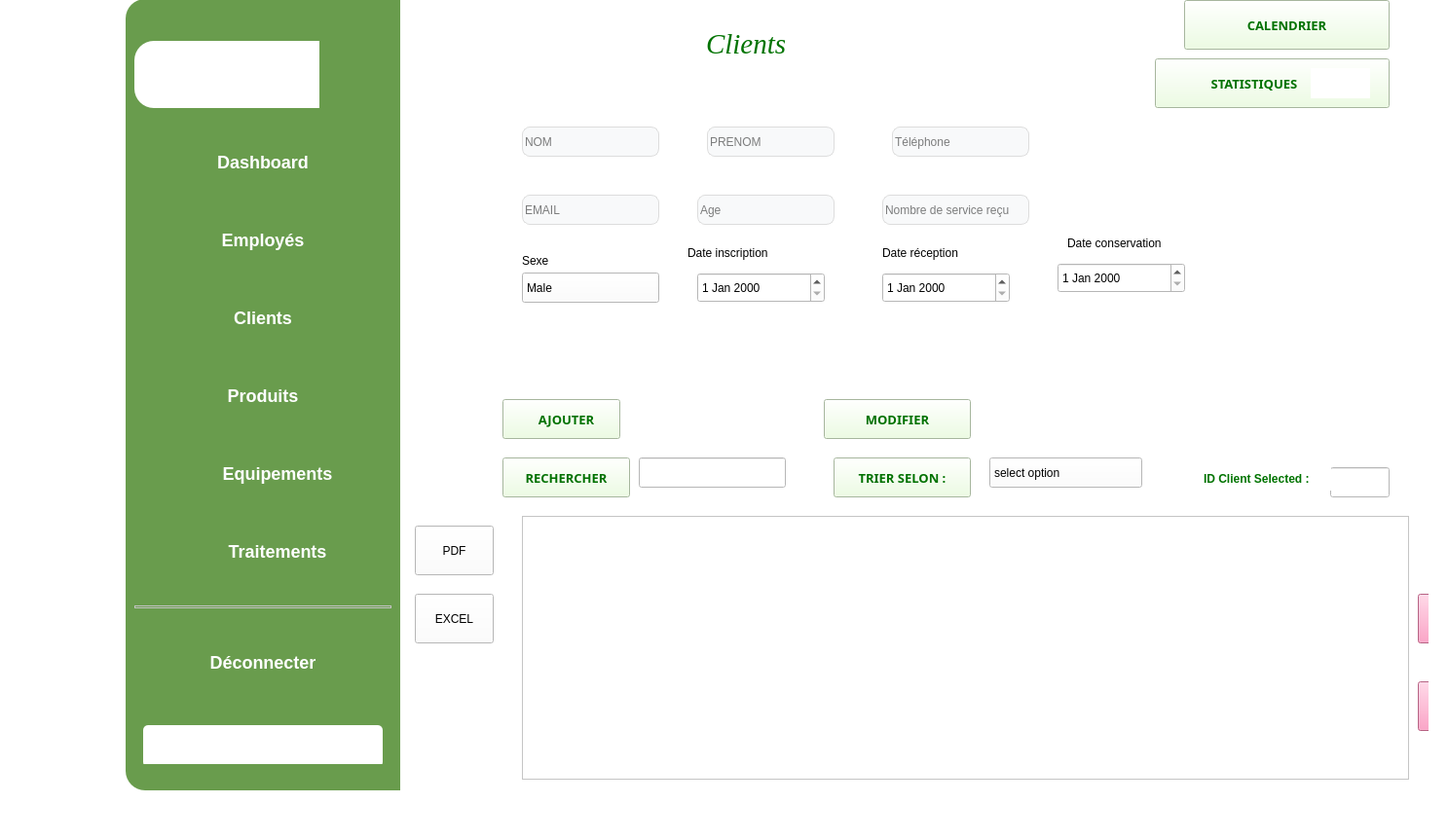
<?xml version="1.0" encoding="UTF-8"?>
<ui version="4.0">
 <class>MainWindow</class>
 <widget class="QMainWindow" name="MainWindow">
  <property name="geometry">
   <rect>
    <x>0</x>
    <y>0</y>
    <width>1487</width>
    <height>863</height>
   </rect>
  </property>
  <property name="windowTitle">
   <string>MainWindow</string>
  </property>
  <property name="styleSheet">
   <string notr="true">background-color: rgb(255, 255, 255);</string>
  </property>
  <widget class="QWidget" name="centralwidget">
   <widget class="QWidget" name="main_menu" native="true">
    <property name="geometry">
     <rect>
      <x>366</x>
      <y>-10</y>
      <width>1101</width>
      <height>831</height>
     </rect>
    </property>
    <property name="font">
     <font>
      <family>Arial</family>
      <pointsize>13</pointsize>
      <weight>75</weight>
      <bold>true</bold>
     </font>
    </property>
    <property name="styleSheet">
     <string notr="true">#info_frame QLabel,
#info_frame QLineEdit,
#info_frame QComboBox,
#function_frame QPushButton,
QHeaderView::section {
    font-family: 'Segoe UI Semibold';
    font-size: 12px;
}

/* Styles for input fields and combo boxes inside info_frame */
#info_frame QLineEdit,
#info_frame QComboBox {
    padding: 4px 5px;
    border: 1px solid #838383;
    border-radius: 2px;
}

/* Focus styles for input fields and combo boxes */
#info_frame QLineEdit:focus,
#info_frame QComboBox:focus {
    border-color: #0055ff;
}


QComboBox::drop-down{
background:transparent;
border:none;
margin-right:5px;
}


#result_frame{
border-radius:5px;
background-color:#fff;
}

QTableWidget{
border-radius:3px;
border: 1px solid #f0f0f0;
}


QHeaderView::section{
border:none;
border-bottom: 1px solid #d0c6ff;
text-align:left;
padding: 3px 5px;

}

QTableWidget::item{
border-bottom:1px solid #d0c6ff;
color:#000;
padding-left:3px;
}


#function_frame QPushButton {
    font-size: 14px;
    padding: 5px 10px;
    border: 2px solid #f0f0f0;
    border-radius: 5px;
    background-color: #84a8f7;
}


/*#function_frame#delete_btn{
background-color:#ff8183;
}*/

#function_frame QPushButton:hover{
border-color:#4c96f7;
font-size:15px;
}

#function_frame#delete_btn:hover {
border-color:#dc004;
}



#delete_btn {
    background-color: #ff0000; /* Default background color */
    color: white; /* Text color */
    border-radius: 5px; /* Rounded corners */
    padding: 5px 10px; /* Padding for the button */
}

#delete_btn:hover {
    background-color: #dc0003; /* Change background on hover */
}



</string>
    </property>
    <layout class="QVBoxLayout" name="verticalLayout_5">
     <item>
      <widget class="QStackedWidget" name="stackedWidget">
       <property name="font">
        <font>
         <family>Segoe UI Black</family>
         <weight>75</weight>
         <bold>true</bold>
        </font>
       </property>
       <property name="styleSheet">
        <string notr="true"/>
       </property>
       <property name="currentIndex">
        <number>0</number>
       </property>
       <widget class="QWidget" name="messages_page">
        <property name="font">
         <font>
          <pointsize>12</pointsize>
         </font>
        </property>
        <widget class="QWidget" name="widget_9" native="true">
         <property name="geometry">
          <rect>
           <x>20</x>
           <y>10</y>
           <width>1121</width>
           <height>821</height>
          </rect>
         </property>
         <property name="styleSheet">
          <string notr="true">QWidget#widget_8{

    position: absolute;
    width: 3389.75px;
    height: 2997.84px;
    left: 2152.95px;
    top: 895.79px;
   
	background-color: rgba(114, 192, 78, 50);
    border: 5px solid;
	border-color: rgba(114, 192, 78, 70);

    border-radius: 30.5383px;
}</string>
         </property>
         <widget class="QLineEdit" name="nom">
          <property name="geometry">
           <rect>
            <x>150</x>
            <y>130</y>
            <width>141</width>
            <height>31</height>
           </rect>
          </property>
          <property name="styleSheet">
           <string notr="true">QWidget {
    border-radius: 8px;
    background-color: #f8f9fa; /* Light grey background */
    border: 1px solid #ddd; /* Light border */
}
</string>
          </property>
          <property name="text">
           <string/>
          </property>
          <property name="placeholderText">
           <string>NOM</string>
          </property>
         </widget>
         <widget class="QLineEdit" name="idCl">
          <property name="geometry">
           <rect>
            <x>830</x>
            <y>580</y>
            <width>141</width>
            <height>31</height>
           </rect>
          </property>
          <property name="styleSheet">
           <string notr="true">QWidget {
    border-radius: 8px;
    background-color: #f8f9fa; /* Light grey background */
    border: 1px solid #ddd; /* Light border */
}
</string>
          </property>
          <property name="text">
           <string/>
          </property>
          <property name="placeholderText">
           <string>IDCl</string>
          </property>
         </widget>
         <widget class="QLineEdit" name="prnom">
          <property name="geometry">
           <rect>
            <x>340</x>
            <y>130</y>
            <width>131</width>
            <height>31</height>
           </rect>
          </property>
          <property name="styleSheet">
           <string notr="true">QWidget {
    border-radius: 8px;
    background-color: #f8f9fa; /* Light grey background */
    border: 1px solid #ddd; /* Light border */
}
</string>
          </property>
          <property name="text">
           <string/>
          </property>
          <property name="placeholderText">
           <string>PRENOM</string>
          </property>
         </widget>
         <widget class="QLineEdit" name="mail">
          <property name="geometry">
           <rect>
            <x>150</x>
            <y>200</y>
            <width>141</width>
            <height>31</height>
           </rect>
          </property>
          <property name="styleSheet">
           <string notr="true">QWidget {
    border-radius: 8px;
    background-color: #f8f9fa; /* Light grey background */
    border: 1px solid #ddd; /* Light border */
}
</string>
          </property>
          <property name="text">
           <string/>
          </property>
          <property name="placeholderText">
           <string>EMAIL</string>
          </property>
         </widget>
         <widget class="QLineEdit" name="nbrphone">
          <property name="geometry">
           <rect>
            <x>530</x>
            <y>130</y>
            <width>141</width>
            <height>31</height>
           </rect>
          </property>
          <property name="styleSheet">
           <string notr="true">QWidget {
    border-radius: 8px;
    background-color: #f8f9fa; /* Light grey background */
    border: 1px solid #ddd; /* Light border */
}
</string>
          </property>
          <property name="text">
           <string/>
          </property>
          <property name="placeholderText">
           <string>Téléphone</string>
          </property>
         </widget>
         <widget class="QLineEdit" name="age">
          <property name="geometry">
           <rect>
            <x>330</x>
            <y>200</y>
            <width>141</width>
            <height>31</height>
           </rect>
          </property>
          <property name="styleSheet">
           <string notr="true">QWidget {
    border-radius: 8px;
    background-color: #f8f9fa; /* Light grey background */
    border: 1px solid #ddd; /* Light border */
}
</string>
          </property>
          <property name="text">
           <string/>
          </property>
          <property name="placeholderText">
           <string>Age</string>
          </property>
         </widget>
         <widget class="QTableView" name="tableView">
          <property name="geometry">
           <rect>
            <x>150</x>
            <y>530</y>
            <width>911</width>
            <height>271</height>
           </rect>
          </property>
         </widget>
         <widget class="QLineEdit" name="nb_service_recu">
          <property name="geometry">
           <rect>
            <x>520</x>
            <y>200</y>
            <width>151</width>
            <height>31</height>
           </rect>
          </property>
          <property name="styleSheet">
           <string notr="true">QWidget {
    border-radius: 8px;
    background-color: #f8f9fa; /* Light grey background */
    border: 1px solid #ddd; /* Light border */
}
</string>
          </property>
          <property name="text">
           <string/>
          </property>
          <property name="placeholderText">
           <string>Nombre de service reçu</string>
          </property>
         </widget>
         <widget class="QComboBox" name="comboBox">
          <property name="geometry">
           <rect>
            <x>630</x>
            <y>470</y>
            <width>157</width>
            <height>31</height>
           </rect>
          </property>
          <item>
           <property name="text">
            <string>select option</string>
           </property>
          </item>
          <item>
           <property name="text">
            <string>Prenom</string>
           </property>
          </item>
          <item>
           <property name="text">
            <string>Id_Client</string>
           </property>
          </item>
          <item>
           <property name="text">
            <string>Ancienneté</string>
           </property>
          </item>
         </widget>
         <widget class="QLineEdit" name="search_bar">
          <property name="geometry">
           <rect>
            <x>270</x>
            <y>470</y>
            <width>151</width>
            <height>31</height>
           </rect>
          </property>
         </widget>
         <widget class="QPushButton" name="excel">
          <property name="geometry">
           <rect>
            <x>1070</x>
            <y>700</y>
            <width>71</width>
            <height>51</height>
           </rect>
          </property>
          <property name="styleSheet">
           <string notr="true">background-color: rgb(255, 137, 184);</string>
          </property>
          <property name="text">
           <string>EXCEL</string>
          </property>
          <property name="icon">
           <iconset>
            <normaloff>../../../crud yassine/Atelier_Connexion/im/picture_as_pdf_24dp_5F6368_FILL0_wght400_GRAD0_opsz24.png</normaloff>../../../crud yassine/Atelier_Connexion/im/picture_as_pdf_24dp_5F6368_FILL0_wght400_GRAD0_opsz24.png</iconset>
          </property>
         </widget>
         <widget class="QPushButton" name="pdf">
          <property name="geometry">
           <rect>
            <x>1070</x>
            <y>610</y>
            <width>71</width>
            <height>51</height>
           </rect>
          </property>
          <property name="styleSheet">
           <string notr="true">background-color: rgb(255, 137, 184);</string>
          </property>
          <property name="text">
           <string>PDF</string>
          </property>
          <property name="icon">
           <iconset>
            <normaloff>../../../crud yassine/Atelier_Connexion/im/picture_as_pdf_24dp_5F6368_FILL0_wght400_GRAD0_opsz24.png</normaloff>../../../crud yassine/Atelier_Connexion/im/picture_as_pdf_24dp_5F6368_FILL0_wght400_GRAD0_opsz24.png</iconset>
          </property>
         </widget>
         <widget class="QLineEdit" name="id">
          <property name="geometry">
           <rect>
            <x>980</x>
            <y>480</y>
            <width>61</width>
            <height>31</height>
           </rect>
          </property>
          <property name="text">
           <string/>
          </property>
         </widget>
         <widget class="QDateEdit" name="date_inscription">
          <property name="geometry">
           <rect>
            <x>330</x>
            <y>280</y>
            <width>131</width>
            <height>31</height>
           </rect>
          </property>
         </widget>
         <widget class="QLabel" name="label_4">
          <property name="geometry">
           <rect>
            <x>320</x>
            <y>250</y>
            <width>141</width>
            <height>20</height>
           </rect>
          </property>
          <property name="text">
           <string>Date inscription</string>
          </property>
         </widget>
         <widget class="QLabel" name="label_5">
          <property name="geometry">
           <rect>
            <x>150</x>
            <y>260</y>
            <width>56</width>
            <height>16</height>
           </rect>
          </property>
          <property name="text">
           <string>Sexe</string>
          </property>
         </widget>
         <widget class="QComboBox" name="gender">
          <property name="geometry">
           <rect>
            <x>150</x>
            <y>280</y>
            <width>141</width>
            <height>31</height>
           </rect>
          </property>
          <item>
           <property name="text">
            <string>Male</string>
           </property>
          </item>
          <item>
           <property name="text">
            <string>Female</string>
           </property>
          </item>
         </widget>
         <widget class="QDateEdit" name="DATE_RECEPTION_DATE">
          <property name="geometry">
           <rect>
            <x>520</x>
            <y>280</y>
            <width>131</width>
            <height>31</height>
           </rect>
          </property>
         </widget>
         <widget class="QDateEdit" name="DATE_CONSERVATION_DATE">
          <property name="geometry">
           <rect>
            <x>700</x>
            <y>270</y>
            <width>131</width>
            <height>31</height>
           </rect>
          </property>
         </widget>
         <widget class="QLabel" name="DATE_RECEPTION">
          <property name="geometry">
           <rect>
            <x>520</x>
            <y>250</y>
            <width>141</width>
            <height>20</height>
           </rect>
          </property>
          <property name="text">
           <string>Date réception</string>
          </property>
         </widget>
         <widget class="QLabel" name="DATE_CONSERVATION">
          <property name="geometry">
           <rect>
            <x>710</x>
            <y>240</y>
            <width>151</width>
            <height>20</height>
           </rect>
          </property>
          <property name="text">
           <string>Date conservation</string>
          </property>
         </widget>
         <widget class="QPushButton" name="gostat">
          <property name="geometry">
           <rect>
            <x>800</x>
            <y>60</y>
            <width>241</width>
            <height>51</height>
           </rect>
          </property>
          <property name="font">
           <font>
            <family>Verdana Pro Semibold</family>
            <pointsize>10</pointsize>
            <weight>75</weight>
            <bold>true</bold>
           </font>
          </property>
          <property name="styleSheet">
           <string notr="true">background-color: rgb(233, 255, 220);
color: rgb(0, 113, 0);</string>
          </property>
          <property name="text">
           <string>STATISTIQUES           </string>
          </property>
         </widget>
         <widget class="QLabel" name="label_7">
          <property name="geometry">
           <rect>
            <x>960</x>
            <y>70</y>
            <width>61</width>
            <height>31</height>
           </rect>
          </property>
          <property name="styleSheet">
           <string notr="true">background-color: rgb(255, 255, 255);</string>
          </property>
          <property name="text">
           <string/>
          </property>
          <property name="pixmap">
           <pixmap>../../../../Downloads/Capture_d_écran_2024-11-17_125616-removebg-preview.png</pixmap>
          </property>
          <property name="scaledContents">
           <bool>true</bool>
          </property>
         </widget>
         <widget class="QLabel" name="label_6">
          <property name="geometry">
           <rect>
            <x>310</x>
            <y>10</y>
            <width>231</width>
            <height>71</height>
           </rect>
          </property>
          <property name="font">
           <font>
            <family>Times New Roman</family>
            <pointsize>22</pointsize>
            <weight>50</weight>
            <italic>true</italic>
            <bold>false</bold>
           </font>
          </property>
          <property name="styleSheet">
           <string notr="true">color: rgb(0, 115, 0);</string>
          </property>
          <property name="text">
           <string>    Clients</string>
          </property>
         </widget>
         <widget class="QPushButton" name="ajouter">
          <property name="geometry">
           <rect>
            <x>130</x>
            <y>410</y>
            <width>121</width>
            <height>41</height>
           </rect>
          </property>
          <property name="font">
           <font>
            <family>Verdana Pro Cond Semibold</family>
            <pointsize>10</pointsize>
            <weight>75</weight>
            <bold>true</bold>
           </font>
          </property>
          <property name="styleSheet">
           <string notr="true">color: rgb(0, 0, 0);
color: rgb(0, 113, 0);
background-color: rgb(233, 255, 220);</string>
          </property>
          <property name="text">
           <string>   AJOUTER</string>
          </property>
         </widget>
         <widget class="QPushButton" name="modifier">
          <property name="geometry">
           <rect>
            <x>460</x>
            <y>410</y>
            <width>151</width>
            <height>41</height>
           </rect>
          </property>
          <property name="font">
           <font>
            <family>Verdana Pro Cond Semibold</family>
            <pointsize>10</pointsize>
            <weight>75</weight>
            <bold>true</bold>
           </font>
          </property>
          <property name="styleSheet">
           <string notr="true">color: rgb(0, 0, 0);
color: rgb(0, 113, 0);
background-color: rgb(233, 255, 220);</string>
          </property>
          <property name="text">
           <string>MODIFIER</string>
          </property>
         </widget>
         <widget class="QPushButton" name="pushButton_28">
          <property name="geometry">
           <rect>
            <x>130</x>
            <y>470</y>
            <width>131</width>
            <height>41</height>
           </rect>
          </property>
          <property name="font">
           <font>
            <family>Verdana Pro Cond Semibold</family>
            <pointsize>10</pointsize>
            <weight>75</weight>
            <bold>true</bold>
           </font>
          </property>
          <property name="styleSheet">
           <string notr="true">color: rgb(0, 0, 0);
color: rgb(0, 113, 0);
background-color: rgb(233, 255, 220);</string>
          </property>
          <property name="text">
           <string>RECHERCHER</string>
          </property>
         </widget>
         <widget class="QPushButton" name="pushButton_59">
          <property name="geometry">
           <rect>
            <x>470</x>
            <y>470</y>
            <width>141</width>
            <height>41</height>
           </rect>
          </property>
          <property name="font">
           <font>
            <family>Verdana Pro Cond Semibold</family>
            <pointsize>10</pointsize>
            <weight>75</weight>
            <bold>true</bold>
           </font>
          </property>
          <property name="styleSheet">
           <string notr="true">color: rgb(0, 0, 0);
color: rgb(0, 113, 0);
background-color: rgb(233, 255, 220);</string>
          </property>
          <property name="text">
           <string>TRIER SELON :</string>
          </property>
         </widget>
         <widget class="QLabel" name="label_33">
          <property name="geometry">
           <rect>
            <x>850</x>
            <y>480</y>
            <width>131</width>
            <height>24</height>
           </rect>
          </property>
          <property name="font">
           <font>
            <weight>75</weight>
            <bold>true</bold>
           </font>
          </property>
          <property name="styleSheet">
           <string notr="true">color: rgb(0, 115, 0);</string>
          </property>
          <property name="text">
           <string>ID Client Selected :</string>
          </property>
         </widget>
         <widget class="QPushButton" name="gocalendar">
          <property name="geometry">
           <rect>
            <x>830</x>
            <y>0</y>
            <width>211</width>
            <height>51</height>
           </rect>
          </property>
          <property name="font">
           <font>
            <family>Verdana Pro Semibold</family>
            <pointsize>10</pointsize>
            <weight>75</weight>
            <bold>true</bold>
           </font>
          </property>
          <property name="styleSheet">
           <string notr="true">background-color: rgb(233, 255, 220);
color: rgb(0, 113, 0);</string>
          </property>
          <property name="text">
           <string>CALENDRIER</string>
          </property>
         </widget>
         <widget class="QPushButton" name="pdf_2">
          <property name="geometry">
           <rect>
            <x>40</x>
            <y>540</y>
            <width>81</width>
            <height>51</height>
           </rect>
          </property>
          <property name="styleSheet">
           <string notr="true">background-color: rgb(255, 255, 255);</string>
          </property>
          <property name="text">
           <string>PDF</string>
          </property>
          <property name="icon">
           <iconset>
            <normaloff>../../crud yassine/Atelier_Connexion/im/picture_as_pdf_24dp_5F6368_FILL0_wght400_GRAD0_opsz24.png</normaloff>../../crud yassine/Atelier_Connexion/im/picture_as_pdf_24dp_5F6368_FILL0_wght400_GRAD0_opsz24.png</iconset>
          </property>
         </widget>
         <widget class="QPushButton" name="excel_2">
          <property name="geometry">
           <rect>
            <x>40</x>
            <y>610</y>
            <width>81</width>
            <height>51</height>
           </rect>
          </property>
          <property name="styleSheet">
           <string notr="true">background-color: rgb(255, 255, 255);</string>
          </property>
          <property name="text">
           <string>EXCEL</string>
          </property>
          <property name="icon">
           <iconset>
            <normaloff>../../crud yassine/Atelier_Connexion/im/picture_as_pdf_24dp_5F6368_FILL0_wght400_GRAD0_opsz24.png</normaloff>../../crud yassine/Atelier_Connexion/im/picture_as_pdf_24dp_5F6368_FILL0_wght400_GRAD0_opsz24.png</iconset>
          </property>
         </widget>
         <zorder>idCl</zorder>
         <zorder>prnom</zorder>
         <zorder>mail</zorder>
         <zorder>nbrphone</zorder>
         <zorder>age</zorder>
         <zorder>tableView</zorder>
         <zorder>nb_service_recu</zorder>
         <zorder>nom</zorder>
         <zorder>comboBox</zorder>
         <zorder>search_bar</zorder>
         <zorder>excel</zorder>
         <zorder>pdf</zorder>
         <zorder>id</zorder>
         <zorder>date_inscription</zorder>
         <zorder>label_4</zorder>
         <zorder>label_5</zorder>
         <zorder>gender</zorder>
         <zorder>DATE_RECEPTION_DATE</zorder>
         <zorder>DATE_CONSERVATION_DATE</zorder>
         <zorder>DATE_RECEPTION</zorder>
         <zorder>DATE_CONSERVATION</zorder>
         <zorder>gostat</zorder>
         <zorder>label_7</zorder>
         <zorder>label_6</zorder>
         <zorder>ajouter</zorder>
         <zorder>modifier</zorder>
         <zorder>pushButton_28</zorder>
         <zorder>pushButton_59</zorder>
         <zorder>label_33</zorder>
         <zorder>gocalendar</zorder>
         <zorder>pdf_2</zorder>
         <zorder>excel_2</zorder>
        </widget>
       </widget>
       <widget class="QWidget" name="page">
        <widget class="QLabel" name="stat_gender">
         <property name="geometry">
          <rect>
           <x>210</x>
           <y>130</y>
           <width>711</width>
           <height>451</height>
          </rect>
         </property>
         <property name="text">
          <string/>
         </property>
        </widget>
        <widget class="QPushButton" name="back">
         <property name="geometry">
          <rect>
           <x>510</x>
           <y>600</y>
           <width>141</width>
           <height>41</height>
          </rect>
         </property>
         <property name="styleSheet">
          <string notr="true">QPushButton {
    background-color: #6200ea;
    color: white;
    border-radius: 6px;
    padding: 10px 24px;
    font-size: 14px;
    letter-spacing: 1px;
    text-transform: uppercase;
    transition: background-color 0.3s ease;
}
QPushButton:hover {
    background-color: #3700b3;
}
QPushButton:pressed {
    background-color: #30009c;
}</string>
         </property>
         <property name="text">
          <string>Go Back</string>
         </property>
        </widget>
       </widget>
       <widget class="QWidget" name="Calendar_page">
        <widget class="QPushButton" name="back_fromcalendr">
         <property name="geometry">
          <rect>
           <x>470</x>
           <y>660</y>
           <width>141</width>
           <height>41</height>
          </rect>
         </property>
         <property name="styleSheet">
          <string notr="true">QPushButton {
    background-color: #6200ea;
    color: white;
    border-radius: 6px;
    padding: 10px 24px;
    font-size: 14px;
    letter-spacing: 1px;
    text-transform: uppercase;
    transition: background-color 0.3s ease;
}
QPushButton:hover {
    background-color: #3700b3;
}
QPushButton:pressed {
    background-color: #30009c;
}</string>
         </property>
         <property name="text">
          <string>Go Back</string>
         </property>
        </widget>
        <widget class="QCalendarWidget" name="calendarWidget">
         <property name="geometry">
          <rect>
           <x>370</x>
           <y>30</y>
           <width>691</width>
           <height>561</height>
          </rect>
         </property>
         <property name="styleSheet">
          <string notr="true">QCalendarWidget {
 color: rgb(255, 105, 105);
    background-color: rgb(255, 105, 105);
}
QCalendarWidget QMenu
{
	background-color: rgb(255, 105, 105);
color: rgb(255, 105, 105);
}
QCalendarWidget QToolButton {
/*text color*/
    color: rgb(20, 30, 70); 
/*background color*/
	background-color: rgb(255, 105, 105);
}

QCalendarWidget QToolButton:hover {
    background-color: rgb(255, 105, 105);
    color: rgb(255, 105, 105); 
}

QCalendarWidget QToolButton:selected {
    background-color: rgb(255, 105, 105);
    color: rgb(255, 105, 105); 
}
QCalendarWidget QAbstractItemView {
    selection-background-color: rgb(255, 105, 105); /* Set the color for the selection bar */
color: rgb(20, 30, 70);
}
QCalendarWidget QWidget#qt_calendar_navigationbar {
    background-color: rgb(255, 105, 105);
}

</string>
         </property>
        </widget>
        <widget class="QLabel" name="ID_client_label_cal">
         <property name="geometry">
          <rect>
           <x>10</x>
           <y>40</y>
           <width>350</width>
           <height>40</height>
          </rect>
         </property>
         <property name="font">
          <font>
           <family>Calibri</family>
           <pointsize>17</pointsize>
           <weight>75</weight>
           <bold>true</bold>
          </font>
         </property>
         <property name="styleSheet">
          <string notr="true">color : rgb(116, 226, 145);</string>
         </property>
         <property name="text">
          <string>TextLabel</string>
         </property>
        </widget>
        <widget class="QLabel" name="NOM_client_label_cal">
         <property name="geometry">
          <rect>
           <x>10</x>
           <y>100</y>
           <width>350</width>
           <height>40</height>
          </rect>
         </property>
         <property name="font">
          <font>
           <pointsize>12</pointsize>
           <weight>75</weight>
           <bold>true</bold>
          </font>
         </property>
         <property name="text">
          <string>TextLabel</string>
         </property>
        </widget>
        <widget class="QLabel" name="PRENOM_client_label_cal">
         <property name="geometry">
          <rect>
           <x>10</x>
           <y>160</y>
           <width>350</width>
           <height>40</height>
          </rect>
         </property>
         <property name="font">
          <font>
           <pointsize>12</pointsize>
           <weight>75</weight>
           <bold>true</bold>
          </font>
         </property>
         <property name="text">
          <string>TextLabel</string>
         </property>
        </widget>
        <widget class="QLabel" name="EMAIL_client_label_cal">
         <property name="geometry">
          <rect>
           <x>10</x>
           <y>220</y>
           <width>350</width>
           <height>40</height>
          </rect>
         </property>
         <property name="font">
          <font>
           <pointsize>12</pointsize>
           <weight>75</weight>
           <bold>true</bold>
          </font>
         </property>
         <property name="text">
          <string>TextLabel</string>
         </property>
        </widget>
        <widget class="QLabel" name="TELEPHONE_client_label_cal">
         <property name="geometry">
          <rect>
           <x>10</x>
           <y>280</y>
           <width>350</width>
           <height>40</height>
          </rect>
         </property>
         <property name="font">
          <font>
           <pointsize>12</pointsize>
           <weight>75</weight>
           <bold>true</bold>
          </font>
         </property>
         <property name="text">
          <string>TextLabel</string>
         </property>
        </widget>
        <widget class="QLabel" name="SEX_client_label_cal">
         <property name="geometry">
          <rect>
           <x>10</x>
           <y>340</y>
           <width>350</width>
           <height>40</height>
          </rect>
         </property>
         <property name="font">
          <font>
           <pointsize>12</pointsize>
           <weight>75</weight>
           <bold>true</bold>
          </font>
         </property>
         <property name="text">
          <string>TextLabel</string>
         </property>
        </widget>
        <widget class="QLabel" name="AGE_client_label_cal">
         <property name="geometry">
          <rect>
           <x>10</x>
           <y>400</y>
           <width>350</width>
           <height>40</height>
          </rect>
         </property>
         <property name="font">
          <font>
           <pointsize>12</pointsize>
           <weight>75</weight>
           <bold>true</bold>
          </font>
         </property>
         <property name="text">
          <string>TextLabel</string>
         </property>
        </widget>
        <widget class="QLabel" name="D_RECEPTION_client_label_cal">
         <property name="geometry">
          <rect>
           <x>10</x>
           <y>460</y>
           <width>350</width>
           <height>40</height>
          </rect>
         </property>
         <property name="font">
          <font>
           <pointsize>12</pointsize>
           <weight>75</weight>
           <bold>true</bold>
          </font>
         </property>
         <property name="text">
          <string>TextLabel</string>
         </property>
        </widget>
        <widget class="QLabel" name="D_CONSERVATION_client_label_cal">
         <property name="geometry">
          <rect>
           <x>10</x>
           <y>520</y>
           <width>350</width>
           <height>40</height>
          </rect>
         </property>
         <property name="font">
          <font>
           <pointsize>12</pointsize>
           <weight>75</weight>
           <bold>true</bold>
          </font>
         </property>
         <property name="text">
          <string>TextLabel</string>
         </property>
        </widget>
       </widget>
      </widget>
     </item>
    </layout>
   </widget>
   <widget class="QFrame" name="verticalFrame_2">
    <property name="geometry">
     <rect>
      <x>120</x>
      <y>-10</y>
      <width>300</width>
      <height>831</height>
     </rect>
    </property>
    <property name="sizePolicy">
     <sizepolicy hsizetype="Preferred" vsizetype="Minimum">
      <horstretch>0</horstretch>
      <verstretch>0</verstretch>
     </sizepolicy>
    </property>
    <property name="maximumSize">
     <size>
      <width>300</width>
      <height>16777215</height>
     </size>
    </property>
    <property name="styleSheet">
     <string notr="true">QFrame{
	
border-top-left-radius: 20px;
border-bottom-left-radius: 20px;
}

QPushButton:enabled{


height: 24px;

	
	background-color: rgb(153, 153, 230);
border-radius: 4px;




/* Se Connecter */





font-weight: 700;
font-size: 16px;
line-height: 24px;

color: #FFFFFF;


}


QPushButton:disabled{


height: 24px;

background: transparent;
border-radius: 4px;




/* Se Connecter */





font-weight: 700;
font-size: 16px;
line-height: 24px;

color: #A9A9A9	;


}



</string>
    </property>
    <layout class="QVBoxLayout" name="verticalLayout_8">
     <item>
      <widget class="QFrame" name="verticalFrame_3">
       <property name="styleSheet">
        <string notr="true">background-color: rgb(105, 156, 77);
border-color: rgb(0, 85, 0);</string>
       </property>
       <layout class="QVBoxLayout" name="verticalLayout_10">
        <property name="spacing">
         <number>16</number>
        </property>
        <property name="topMargin">
         <number>28</number>
        </property>
        <item>
         <widget class="QLabel" name="label_18">
          <property name="minimumSize">
           <size>
            <width>190</width>
            <height>69</height>
           </size>
          </property>
          <property name="maximumSize">
           <size>
            <width>190</width>
            <height>69</height>
           </size>
          </property>
          <property name="styleSheet">
           <string notr="true">background-color: rgb(255, 255, 255);</string>
          </property>
          <property name="text">
           <string/>
          </property>
          <property name="pixmap">
           <pixmap>../../../../Downloads/Capture_d_écran_2024-09-23_094847-removebg-preview (1).png</pixmap>
          </property>
          <property name="scaledContents">
           <bool>true</bool>
          </property>
         </widget>
        </item>
        <item>
         <widget class="QWidget" name="horizontalWidget_9" native="true">
          <property name="maximumSize">
           <size>
            <width>16777215</width>
            <height>49</height>
           </size>
          </property>
          <property name="styleSheet">
           <string notr="true"/>
          </property>
          <layout class="QHBoxLayout" name="horizontalLayout_6">
           <item>
            <widget class="QPushButton" name="pushButton_3">
             <property name="styleSheet">
              <string notr="true">
width: 140px;
height: 25px;

font-family: 'Manrope';
font-style: normal;
font-weight: 700;
font-size: 18px;
line-height: 25px;
</string>
             </property>
             <property name="text">
              <string>Dashboard</string>
             </property>
            </widget>
           </item>
          </layout>
         </widget>
        </item>
        <item>
         <widget class="QWidget" name="horizontalWidget_10" native="true">
          <property name="maximumSize">
           <size>
            <width>16777215</width>
            <height>49</height>
           </size>
          </property>
          <property name="styleSheet">
           <string notr="true">
width: 140px;
height: 25px;

font-family: 'Manrope';
font-style: normal;
font-weight: 700;
font-size: 18px;
line-height: 25px;
/* identical to box height */

color: #FFFFFF;


</string>
          </property>
          <layout class="QHBoxLayout" name="horizontalLayout_7">
           <item>
            <widget class="QPushButton" name="EmploiesRoomsOpen_2">
             <property name="styleSheet">
              <string notr="true"/>
             </property>
             <property name="text">
              <string>Employés</string>
             </property>
            </widget>
           </item>
          </layout>
         </widget>
        </item>
        <item>
         <widget class="QWidget" name="horizontalWidget_11" native="true">
          <property name="maximumSize">
           <size>
            <width>16777215</width>
            <height>49</height>
           </size>
          </property>
          <property name="styleSheet">
           <string notr="true">
width: 140px;
height: 25px;

font-family: 'Manrope';
font-style: normal;
font-weight: 700;
font-size: 18px;
line-height: 25px;
/* identical to box height */

color: #FFFFFF;


</string>
          </property>
          <layout class="QHBoxLayout" name="horizontalLayout_41">
           <item>
            <widget class="QPushButton" name="ClientsRoomsOpen_2">
             <property name="styleSheet">
              <string notr="true"/>
             </property>
             <property name="text">
              <string>Clients</string>
             </property>
            </widget>
           </item>
          </layout>
         </widget>
        </item>
        <item>
         <widget class="QWidget" name="horizontalWidget_12" native="true">
          <property name="maximumSize">
           <size>
            <width>16777215</width>
            <height>49</height>
           </size>
          </property>
          <property name="styleSheet">
           <string notr="true">
width: 140px;
height: 25px;

font-family: 'Manrope';
font-style: normal;
font-weight: 700;
font-size: 18px;
line-height: 25px;
/* identical to box height */

color: #FFFFFF;


</string>
          </property>
          <layout class="QHBoxLayout" name="horizontalLayout_43">
           <item>
            <widget class="QPushButton" name="VehiculeRoomsOpen_2">
             <property name="styleSheet">
              <string notr="true"/>
             </property>
             <property name="text">
              <string>Produits</string>
             </property>
            </widget>
           </item>
          </layout>
         </widget>
        </item>
        <item>
         <widget class="QWidget" name="horizontalWidget_13" native="true">
          <property name="maximumSize">
           <size>
            <width>16777215</width>
            <height>49</height>
           </size>
          </property>
          <property name="styleSheet">
           <string notr="true">
width: 140px;
height: 25px;

font-family: 'Manrope';
font-style: normal;
font-weight: 700;
font-size: 18px;
line-height: 25px;
/* identical to box height */

color: #FFFFFF;


</string>
          </property>
          <layout class="QHBoxLayout" name="horizontalLayout_44">
           <item>
            <widget class="QLabel" name="label_86">
             <property name="sizePolicy">
              <sizepolicy hsizetype="Preferred" vsizetype="Preferred">
               <horstretch>0</horstretch>
               <verstretch>0</verstretch>
              </sizepolicy>
             </property>
             <property name="minimumSize">
              <size>
               <width>24</width>
               <height>24</height>
              </size>
             </property>
             <property name="maximumSize">
              <size>
               <width>24</width>
               <height>24</height>
              </size>
             </property>
             <property name="styleSheet">
              <string notr="true">background-image: url(:/public/icons/public/icons/users.png);</string>
             </property>
             <property name="text">
              <string/>
             </property>
            </widget>
           </item>
           <item>
            <widget class="QPushButton" name="PartenairesRoomsOpen_2">
             <property name="styleSheet">
              <string notr="true"/>
             </property>
             <property name="text">
              <string>Equipements</string>
             </property>
            </widget>
           </item>
          </layout>
         </widget>
        </item>
        <item>
         <widget class="QWidget" name="horizontalWidget_14" native="true">
          <property name="maximumSize">
           <size>
            <width>16777215</width>
            <height>49</height>
           </size>
          </property>
          <property name="styleSheet">
           <string notr="true">
width: 140px;
height: 25px;

font-family: 'Manrope';
font-style: normal;
font-weight: 700;
font-size: 18px;
line-height: 25px;
/* identical to box height */

color: #FFFFFF;


</string>
          </property>
          <layout class="QHBoxLayout" name="horizontalLayout_46">
           <item>
            <widget class="QLabel" name="label_87">
             <property name="sizePolicy">
              <sizepolicy hsizetype="Preferred" vsizetype="Preferred">
               <horstretch>0</horstretch>
               <verstretch>0</verstretch>
              </sizepolicy>
             </property>
             <property name="minimumSize">
              <size>
               <width>24</width>
               <height>24</height>
              </size>
             </property>
             <property name="maximumSize">
              <size>
               <width>24</width>
               <height>24</height>
              </size>
             </property>
             <property name="styleSheet">
              <string notr="true">background-image: url(:/public/icons/public/icons/users.png);</string>
             </property>
             <property name="text">
              <string/>
             </property>
            </widget>
           </item>
           <item>
            <widget class="QPushButton" name="CommandeRoomsOpen_2">
             <property name="styleSheet">
              <string notr="true"/>
             </property>
             <property name="text">
              <string>Traitements</string>
             </property>
            </widget>
           </item>
          </layout>
         </widget>
        </item>
        <item>
         <widget class="Line" name="line_2">
          <property name="styleSheet">
           <string notr="true">

position: absolute;
width: 218px;
height: 0px;
left: 116px;
top: 535px;

border: 1px solid #C4C4C4;
</string>
          </property>
          <property name="orientation">
           <enum>Qt::Horizontal</enum>
          </property>
         </widget>
        </item>
        <item>
         <widget class="QWidget" name="horizontalWidget_15" native="true">
          <property name="maximumSize">
           <size>
            <width>16777215</width>
            <height>49</height>
           </size>
          </property>
          <property name="styleSheet">
           <string notr="true"/>
          </property>
          <layout class="QHBoxLayout" name="horizontalLayout_8">
           <item>
            <widget class="QPushButton" name="pushButton_4">
             <property name="styleSheet">
              <string notr="true">
width: 140px;
height: 25px;

font-family: 'Manrope';
font-style: normal;
font-weight: 700;
font-size: 18px;
line-height: 25px;
</string>
             </property>
             <property name="text">
              <string>Déconnecter</string>
             </property>
            </widget>
           </item>
          </layout>
         </widget>
        </item>
        <item>
         <widget class="QWidget" name="horizontalWidget_16" native="true">
          <property name="maximumSize">
           <size>
            <width>16777215</width>
            <height>49</height>
           </size>
          </property>
          <layout class="QHBoxLayout" name="horizontalLayout_2">
           <item>
            <widget class="QLineEdit" name="LineEdit_AIChat_2">
             <property name="minimumSize">
              <size>
               <width>0</width>
               <height>43</height>
              </size>
             </property>
             <property name="styleSheet">
              <string notr="true">background-color: rgb(255, 255, 255);
border-radius: 5px;
color:black;</string>
             </property>
            </widget>
           </item>
          </layout>
         </widget>
        </item>
       </layout>
      </widget>
     </item>
    </layout>
   </widget>
  </widget>
  <widget class="QMenuBar" name="menubar">
   <property name="geometry">
    <rect>
     <x>0</x>
     <y>0</y>
     <width>1487</width>
     <height>26</height>
    </rect>
   </property>
  </widget>
  <widget class="QStatusBar" name="statusbar"/>
 </widget>
 <resources/>
 <connections/>
</ui>
